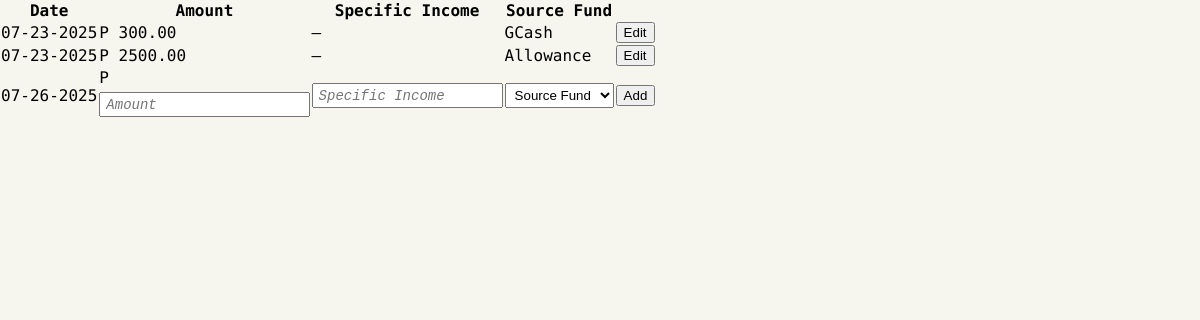
/income.php (signed in), run on the app's committed database.
### tables this page shows
CREATE TABLE `income_log` (
  `id` int(11) NOT NULL,
  `user_id` int(11) NOT NULL,
  `amount` decimal(12,2) NOT NULL,
  `income` varchar(255) DEFAULT '—',
  `source_id` int(11) NOT NULL,
  `income_date` date NOT NULL DEFAULT current_timestamp()
);

CREATE TABLE `source_fund` (
  `id` int(11) NOT NULL,
  `user_id` int(11) NOT NULL,
  `name` varchar(255) NOT NULL,
  `amount` decimal(12,2) NOT NULL DEFAULT 0.00,
  `asset_id` int(11) NOT NULL
);

### foreignkeys.php (called while the page is built, shortened)
<?php
    function getAssetSource($conn, $id) {
        $sql = "SELECT `Name` FROM Source_Fund WHERE `ID` = $id";
        $result = mysqli_query($conn, $sql);
        $row = mysqli_fetch_assoc($result);
        if ($row > 0) return $row["Name"];
        else return deleteLogs($conn, $id);
    }
?>

### income.php (the view, shortened to what this page needs)
<?php
    include_once("connect.php");
    include_once("foreignkeys.php");
    $editID = 0;
    $page = "";
    $id = $_SESSION["id"];
    $sql = "SELECT `ID`, DATE_FORMAT(Income_Date, '%m-%d-%Y') AS `Income_Date`, `Amount`, `Income`, `Source_ID` FROM Income_Log WHERE `User_ID` = $id";
    $result = mysqli_query($conn, $sql);
    echo '<table>';
    echo '<tr><th>Date</th>';
    echo '<th>Amount</th>';
    echo '<th>Specific Income</th>';
    echo '<th>Source Fund</th></tr>';
    if (mysqli_num_rows($result) > 0) {
        while($row = mysqli_fetch_assoc($result)) {
            $assetSource = getAssetSource($conn, $row["Source_ID"]);
            if ($page == "income" && $row["ID"] == $editID) {
                echo '<form action="update.php" method="POST">';
                    echo '<input type="hidden" name="edit_ID" value="' . $row["ID"] . '">';
                    echo '<input type="hidden" name="date" value="' . $row["Income_Date"] . '">';
                    echo '<input type="hidden" name="initial" value="' . $row["Amount"] . '">';
                    echo '<tr><td>' . $row["Income_Date"] . '</td>';
                    echo '<td>P <input type="text" name="final" value="' . $row["Amount"] . '" /></td>';
                    echo '<td><input type="text" name="name" value="' . $row["Income"] . '" /></td>';
                    echo '<td><select name="source">';
                    foreach (sourceFunds($conn, $_SESSION["id"]) as $id => $sourceFund) {
                        if ($assetSource == $sourceFund) echo '<option value="'. $id . '" selected>' . $sourceFund . '</option>';
                        else echo '<option value="'. $id . '">' . $sourceFund . '</option>';
                    }
                    echo '</select></td>';
                    echo '<td><button type="submit" name="income">Update</button></td>';
                    echo '<td><button name="cancel">Cancel</button></td></tr>';
                echo '</form>';
            } else {
                echo '<tr point><td>' . $row["Income_Date"] . '</td>';
                echo '<td>P ' . $row["Amount"] . '</td>';
                echo '<td>' . $row["Income"] . '</td>';
                echo '<td>' . $assetSource . '</td>';
                echo '<td><a style="text-decoration: none; color: inherit;" href="edit.php?id=' . $row["ID"] . '&page=income"><button name="income">Edit</button></a></td></tr>';
            }
        }
    } else {
        echo '<tr><td colspan="4">0 results</td></tr>';
    }
?>
<!DOCTYPE html>
<html lang="en">
    <head>
        <link rel="stylesheet" href="styles.css">
    </head>
    <body>
        <form action="insert.php" method="POST">
            <?php
                echo '<tr><td>' . date("m-d-Y") . '</td>';
                echo '<td>P <input type="text" name="amount" placeholder="Amount" required /></td>';
                echo '<td><input type="text" name="name" placeholder="Specific Income" /></td>';
                echo '<td><select name="source" required>';
                echo '<option class="placeholder" value="0" selected disabled hidden>Source Fund</option>';
                echo '</select></td>';
                echo '<td><button type="submit" name="income">Add</button></td></tr>';
            ?>
        </form></table>
    </body>
</html>

### styles.css (style rules this page uses)
html { width: 100%; height: 100%; }
body { margin: 0; padding: 0; width: -webkit-fill-available; height: -webkit-fill-available; background: #F6F6EE; font-size: medium; }
body, form { font-family: "Abel", sans-serif; }
table { font-family: "Intel One Mono", monospace; border-collapse: collapse; }
input, select { margin: 5px 0; padding: 3px 5px; height: 25px; width: -webkit-fill-available; box-sizing: border-box; }
::placeholder { font: italic 14px 'Courier New', Courier, monospace; }

### data on the page
income_log: Income_Date "07-23-2025", amount "300.00", income "—", source.name "GCash"
income_log: Income_Date "07-23-2025", amount "2500.00", income "—", source.name "Allowance"
